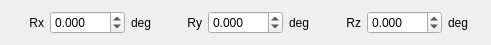
        <widget class="QWidget" name="">
         <property name="geometry">
          <rect>
           <x>10</x>
           <y>200</y>
           <width>491</width>
           <height>26</height>
          </rect>
         </property>
         <layout class="QHBoxLayout" name="horizontalLayout_6">
          <item>
           <layout class="QHBoxLayout" name="poseRow_Rx_global">
            <item>
             <widget class="QLabel" name="poseLabel_Rx_7">
              <property name="minimumSize">
               <size>
                <width>28</width>
                <height>0</height>
               </size>
              </property>
              <property name="text">
               <string>Rx</string>
              </property>
              <property name="alignment">
               <set>Qt::AlignmentFlag::AlignRight|Qt::AlignmentFlag::AlignTrailing|Qt::AlignmentFlag::AlignVCenter</set>
              </property>
             </widget>
            </item>
            <item>
             <widget class="QDoubleSpinBox" name="robotTargetRx_global">
              <property name="minimumSize">
               <size>
                <width>70</width>
                <height>0</height>
               </size>
              </property>
              <property name="decimals">
               <number>3</number>
              </property>
              <property name="minimum">
               <double>-360.000000000000000</double>
              </property>
              <property name="maximum">
               <double>360.000000000000000</double>
              </property>
              <property name="value">
               <double>0.000000000000000</double>
              </property>
             </widget>
            </item>
            <item>
             <widget class="QLabel" name="poseUnit_Rx_3">
              <property name="minimumSize">
               <size>
                <width>24</width>
                <height>0</height>
               </size>
              </property>
              <property name="text">
               <string>deg</string>
              </property>
             </widget>
            </item>
           </layout>
          </item>
          <item>
           <layout class="QHBoxLayout" name="poseRow_Ry_global">
            <item>
             <widget class="QLabel" name="poseLabel_Ry_7">
              <property name="minimumSize">
               <size>
                <width>28</width>
                <height>0</height>
               </size>
              </property>
              <property name="text">
               <string>Ry</string>
              </property>
              <property name="alignment">
               <set>Qt::AlignmentFlag::AlignRight|Qt::AlignmentFlag::AlignTrailing|Qt::AlignmentFlag::AlignVCenter</set>
              </property>
             </widget>
            </item>
            <item>
             <widget class="QDoubleSpinBox" name="robotTargetRy_global">
              <property name="minimumSize">
               <size>
                <width>70</width>
                <height>0</height>
               </size>
              </property>
              <property name="decimals">
               <number>3</number>
              </property>
              <property name="minimum">
               <double>-360.000000000000000</double>
              </property>
              <property name="maximum">
               <double>360.000000000000000</double>
              </property>
              <property name="value">
               <double>0.000000000000000</double>
              </property>
             </widget>
            </item>
            <item>
             <widget class="QLabel" name="poseUnit_Ry_3">
              <property name="minimumSize">
               <size>
                <width>24</width>
                <height>0</height>
               </size>
              </property>
              <property name="text">
               <string>deg</string>
              </property>
             </widget>
            </item>
           </layout>
          </item>
          <item>
           <layout class="QHBoxLayout" name="poseRow_Rz_global">
            <item>
             <widget class="QLabel" name="poseLabel_Rz_7">
              <property name="minimumSize">
               <size>
                <width>28</width>
                <height>0</height>
               </size>
              </property>
              <property name="text">
               <string>Rz</string>
              </property>
              <property name="alignment">
               <set>Qt::AlignmentFlag::AlignRight|Qt::AlignmentFlag::AlignTrailing|Qt::AlignmentFlag::AlignVCenter</set>
              </property>
             </widget>
            </item>
            <item>
             <widget class="QDoubleSpinBox" name="robotTargetRz_global">
              <property name="minimumSize">
               <size>
                <width>70</width>
                <height>0</height>
               </size>
              </property>
              <property name="decimals">
               <number>3</number>
              </property>
              <property name="minimum">
               <double>-360.000000000000000</double>
              </property>
              <property name="maximum">
               <double>360.000000000000000</double>
              </property>
              <property name="value">
               <double>0.000000000000000</double>
              </property>
             </widget>
            </item>
            <item>
             <widget class="QLabel" name="poseUnit_Rz_3">
              <property name="minimumSize">
               <size>
                <width>24</width>
                <height>0</height>
               </size>
              </property>
              <property name="text">
               <string>deg</string>
              </property>
             </widget>
            </item>
           </layout>
          </item>
         </layout>
        </widget>
